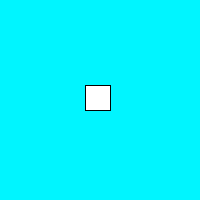
Frame 1 (no input)
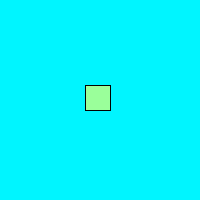
Frame 60 (the mouse pressed at the canvas centre just before this capture)
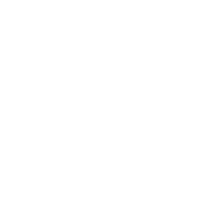
Frame 120 (the mouse held since frame 60 and released just before this capture)

The Processing sketch that drew these frames (run headless with seeded random() and noise(); from frame 60 on, the mouse is pressed at the canvas centre):

// Processing sketch: processing_96552
// ── processing_96552.pde

void setup (){
  size (200,200);
  background (0 ,245 ,255);
}
 
void draw (){
  int x = mouseX;
  int y = mouseY;
   
  rect (85,85,25,25);
  fill (154, 255 ,154);
  {
  if (x>=85 && x<=110 && y>=85 && y<=110)
  background (255);}
}
